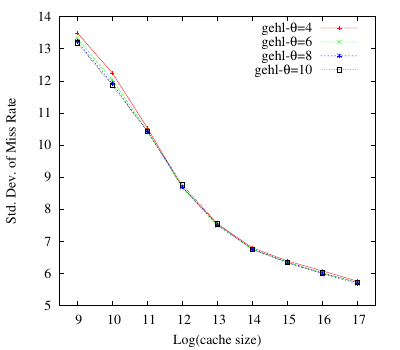

Generate this figure with gnuplot:
set terminal postscript eps enhanced font "Times-Roman" 20
set size 0.8, 1.0
set output "graph2-stddev.eps"

set xrange[8.5:17.5]
set yrange[5:14]

set xlabel "Log(cache size)"
set ylabel "Std. Dev. of Miss Rate"
#set title "Graph 2 Various values of theta"

plot 'graph2.dat' using ($1):($3) title 'gehl-{/Symbol q}=4' with linespoints lc rgbcolor 'red',\
     'graph2.dat' using ($1):($5) title 'gehl-{/Symbol q}=6' with linespoints lc rgbcolor 'green',\
     'graph2.dat' using ($1):($7) title 'gehl-{/Symbol q}=8' with linespoints lc rgbcolor 'blue',\
     'graph2.dat' using ($1):($9) title 'gehl-{/Symbol q}=10' with linespoints lc rgbcolor 'black'
